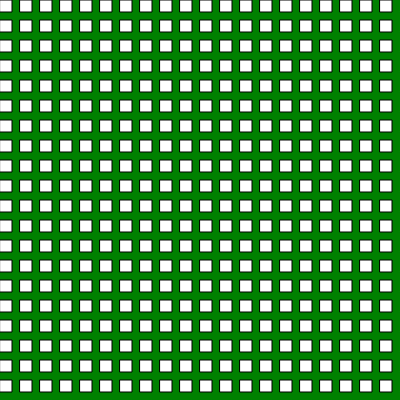
Frame 1 (no input)
Frame 60 (no input): identical to frame 1, image omitted
Frame 120 (the mouse pressed at the canvas centre since frame 60): identical to frame 1, image omitted

The p5.js sketch that drew this single still picture (run headless with seeded random() and noise() and a simulated clock; from frame 60 on, the mouse is pressed at the canvas centre):

// p5.js sketch
// ── sketch.js
let state = 0;

function setup() {
  createCanvas(400, 400);
}

function draw() {

  background("#b2b2ff");

  switch (state) {

    case 0:
      background("green");
      //  text("0", 100, 100);
      for (let j = 0; j < 20; j++) {
        for (let i = 0; i < 20; i++) {
          fill("white");
          rect(i * 20, j * 20, 12, 12);
        }
      }
      break;

    case 1:
      background("pink");
      //  text("1", 100, 100);
      for (let j = 0; j < 20; j++) {
        for (let i = 0; i < 20; i++) {
          rect(i * 50, j * 400, 30, 400);
        }
      }
      break;

    case 2:
    ///  text("2", 100, 100);
      for (let j = 0; j < 20; j++) {
        for (let i = 0; i < 20; i++) {
          ellipse(i * 50, j * 50, 30, 30);
        }
      }
      break;

    case 3:
    background("#f06e66");
  //    text("3", 100, 100);
  for (let j = 0; j < 20; j++) {
    for (let i = 0; i < 20; i++) {
      rect(i * 50, j * 400, 20, 400);
      ellipse(i * 50 + 35, j * 30, 20, 20);
    }
    }
      break;

    case 4:
      //text("4", 100, 100);
      background("white");
      for (let j = 0; j < 20; j++) {
        for (let i = 0; i < 20; i++) {
          fill("black");
          ellipse(i * 35, j * 35, 35, 35);
        }
        }
      break;

  }
}

function mouseReleased() {
  state++;
  if (state > 4) state = 0;

}
